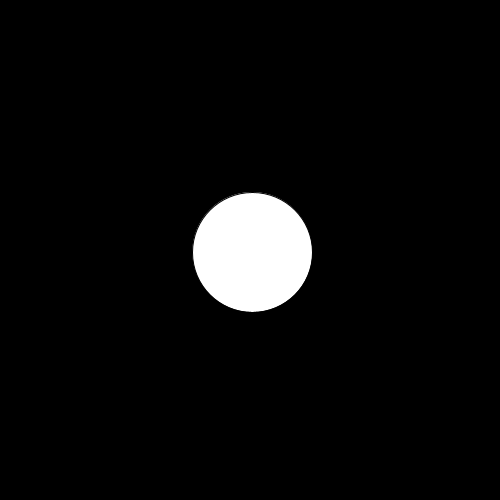
Frame 1 (no input)
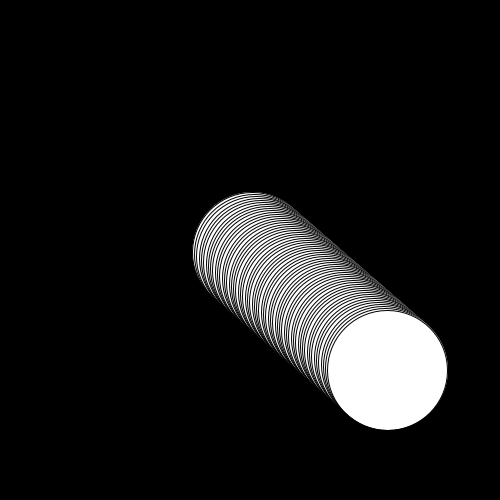
Frame 60 (the mouse pressed at the canvas centre just before this capture)
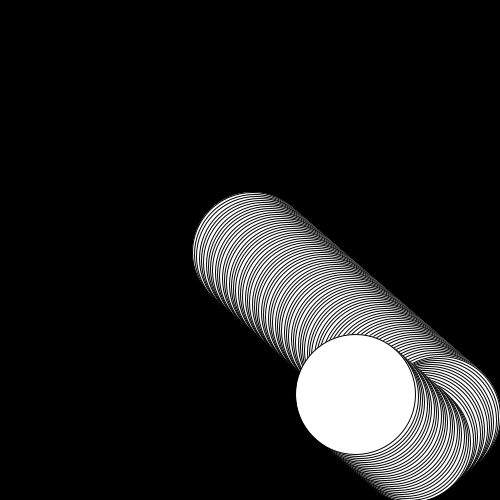
Frame 120 (the mouse held since frame 60 and released just before this capture)

The Processing sketch that drew these frames (run headless with seeded random() and noise(); from frame 60 on, the mouse is pressed at the canvas centre):

// Processing sketch: processing_113657
// ── processing_113657.pde

int rad= 60;
float xpos, ypos;
float xspeed= 2.3;
float yspeed= 2;
float xdirection=1;
float ydirection=1;
void setup() {
  size(500,500);
  frameRate(60);
  xpos = width/2;
  ypos = height/2;
  ellipseMode(RADIUS);
  background(0); 
}
void draw() {
  xpos = xpos + ( xspeed * xdirection );
  ypos = ypos + ( yspeed * ydirection );
  
  fill(255);
  stroke(0);
    if (xpos > width-rad || xpos < rad) {
    xdirection *= -1;
  }
  if (ypos > height-rad || ypos < rad) {
    ydirection *= -1;
  }
  ellipse(xpos, ypos, rad, rad);
}
